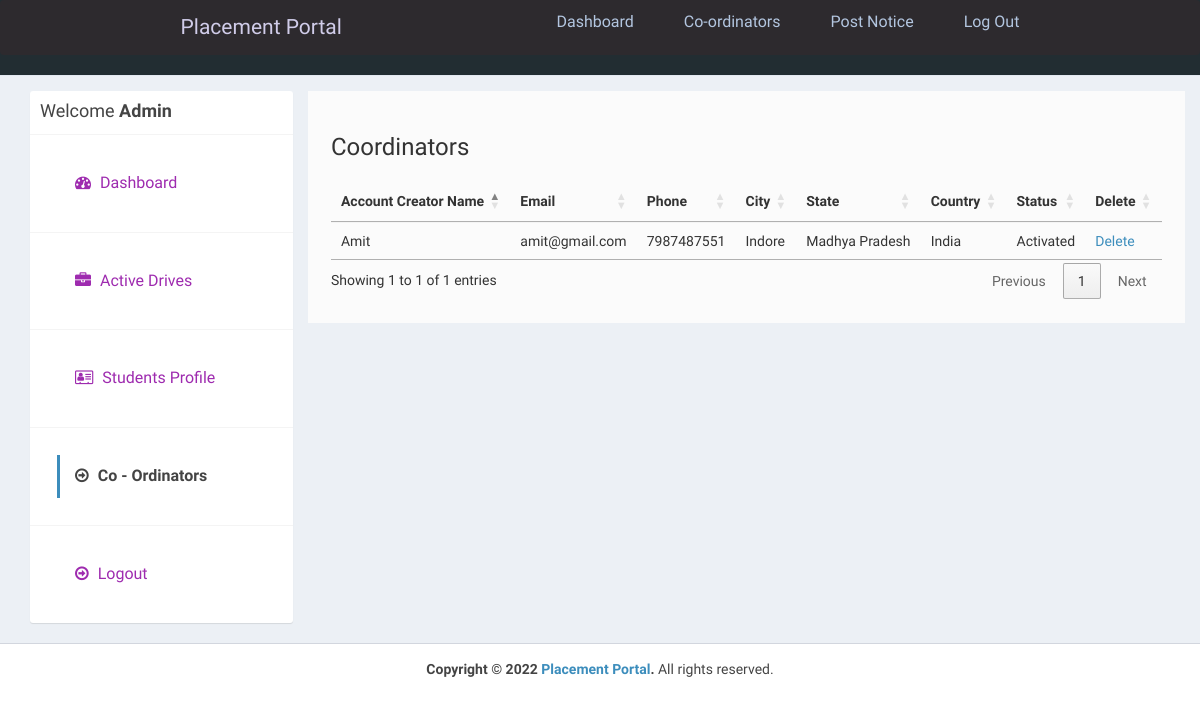
The page /admin/companies.php (signed in) on the database as committed earlier.
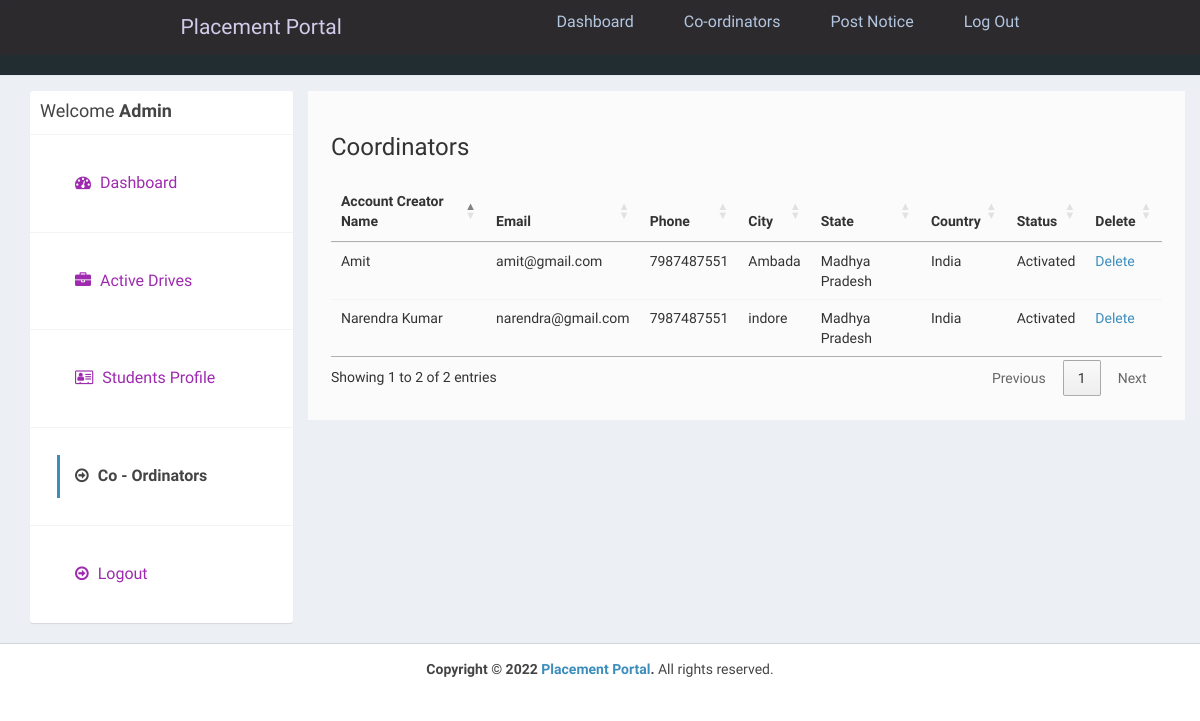
The same page on the database as committed later.
### tables this page shows
CREATE TABLE `company` (
  `id_company` int(11) NOT NULL AUTO_INCREMENT,
  `name` varchar(255) NOT NULL,
  `companyname` varchar(255) NOT NULL,
  `country` varchar(255) NOT NULL,
  `state` varchar(255) NOT NULL,
  `city` varchar(255) NOT NULL,
  `contactno` varchar(255) NOT NULL,
  `website` varchar(255) NOT NULL,
  `email` varchar(255) NOT NULL,
  `password` varchar(255) NOT NULL,
  `aboutme` varchar(255) DEFAULT NULL,
  `logo` varchar(255) NOT NULL,
  `createdAt` timestamp NOT NULL DEFAULT current_timestamp(),
  `active` int(11) NOT NULL DEFAULT 2,
  PRIMARY KEY (`id_company`),
  UNIQUE KEY `email` (`email`)
);

### admin/companies.php (the view, shortened to what this page needs)
<?php
require_once("../db.php");
?>
<!DOCTYPE html>
<html>
<head>
  <link rel="stylesheet" href="https://cdnjs.cloudflare.com/ajax/libs/twitter-bootstrap/3.3.7/css/bootstrap.min.css">
  <link rel="stylesheet" href="https://cdnjs.cloudflare.com/ajax/libs/font-awesome/4.7.0/css/font-awesome.min.css">
  <link rel="stylesheet" href="https://cdnjs.cloudflare.com/ajax/libs/ionicons/2.0.1/css/ionicons.min.css">
  <link rel="stylesheet" href="https://cdn.datatables.net/1.10.15/css/jquery.dataTables.min.css">
  <link rel="stylesheet" href="../css/AdminLTE.min.css">
  <link rel="stylesheet" href="../css/_all-skins.min.css">
  <link rel="stylesheet" href="../css/custom.css">
</head>
<body class="hold-transition skin-green sidebar-mini">
  <div class="wrapper">
    <?php
    include 'header.php';
    ?>
    <div class="content-wrapper" style="margin-left: 0px;">
      <section id="candidates" class="content-header">
        <div class="container">
          <div class="row">
            <div class="col-md-3">
              <div class="box box-solid">
                <div class="box-header with-border">
                  <h3 class="box-title">Welcome <b>Admin</b></h3>
                </div>
                <div class="box-body no-padding">
                  <ul class="nav nav-pills nav-stacked">
                    <li><a href="dashboard.php"><i class="fa fa-dashboard"></i> Dashboard</a></li>
                    <li><a href="active-jobs.php"><i class="fa fa-briefcase"></i> Active Drives</a></li>
                    <li><a href="applications.php"><i class="fa fa-address-card-o"></i> Students Profile</a></li>
                    <li class="active"><a href="companies.php"><i class="fa fa-arrow-circle-o-right"></i> Co - Ordinators</a></li>
                    <li><a href="../logout.php"><i class="fa fa-arrow-circle-o-right"></i> Logout</a></li>
                  </ul>
                </div>
              </div>
            </div>
            <div class="col-md-9 bg-white padding-2">
              <h3>Coordinators</h3>
              <div class="row margin-top-20">
                <div class="col-md-12">
                  <div class="box-body table-responsive no-padding">
                    <table id="example2" class="table table-hover">
                      <thead>
                        <th>Account Creator Name</th>
                        <th>Email</th>
                        <th>Phone</th>
                        <th>City</th>
                        <th>State</th>
                        <th>Country</th>
                        <th>Status</th>
                        <th>Delete</th>
                      </thead>
                      <tbody>
                        <?php
                        $sql = "SELECT * FROM company";
                        $result = $conn->query($sql);
                        if ($result->num_rows > 0) {
                          while ($row = $result->fetch_assoc()) {
                        ?>
                            <tr>
                              <td><?php echo $row['name']; ?></td>
                              <td><?php echo $row['email']; ?></td>
                              <td><?php echo $row['contactno']; ?></td>
                              <td><?php echo $row['city']; ?></td>
                              <td><?php echo $row['state']; ?></td>
                              <td><?php echo $row['country']; ?></td>
                              <td>
                                <?php
                                if ($row['active'] == '1') {
                                  echo "Activated";
                                } else if ($row['active'] == '2') {
                                ?>
                                  <a href="reject-company.php?id=<?php echo $row['id_company']; ?>">Reject</a> <a href="approve-company.php?id=<?php echo $row['id_company']; ?>">Approve</a>
                                <?php
                                } else if ($row['active'] == '3') {
                                ?>
                                  <a href="approve-company.php?id=<?php echo $row['id_company']; ?>">Reactivate</a>
                                <?php
                                } else if ($row['active'] == '0') {
                                  echo "Rejected";
                                }
                                ?>
                              </td>
                              <td><a href="delete-company.php?id=<?php echo $row['id_company']; ?>">Delete</a></td>
                            </tr>
                        <?php
                          }
                        }
                        ?>
                      </tbody>
                    </table>
                  </div>
                </div>
              </div>
            </div>
          </div>
        </div>
      </section>
    </div>
    <footer class="main-footer" style="margin-left: 0px;">
      <div class="text-center">
        <strong>Copyright &copy; 2022 <a href="learningfromscratch.online">Placement Portal</a>.</strong> All rights
        reserved.
      </div>
    </footer>
  </div>
</body>
</html>

Rows that differ between the two databases and show on the page:
added company: name "Narendra Kumar", email "narendra@gmail.com", contactno "7987487551", city "indore", state "Madhya Pradesh", country "India", active "Activated"
changed company "Amit": city "Indore" → "Ambada"
Other text that changed with them:
text written by a page script: "Showing 1 to 1 of 1 entries Previous 1 Next" → "Showing 1 to 2 of 2 entries Previous 1 Next"
